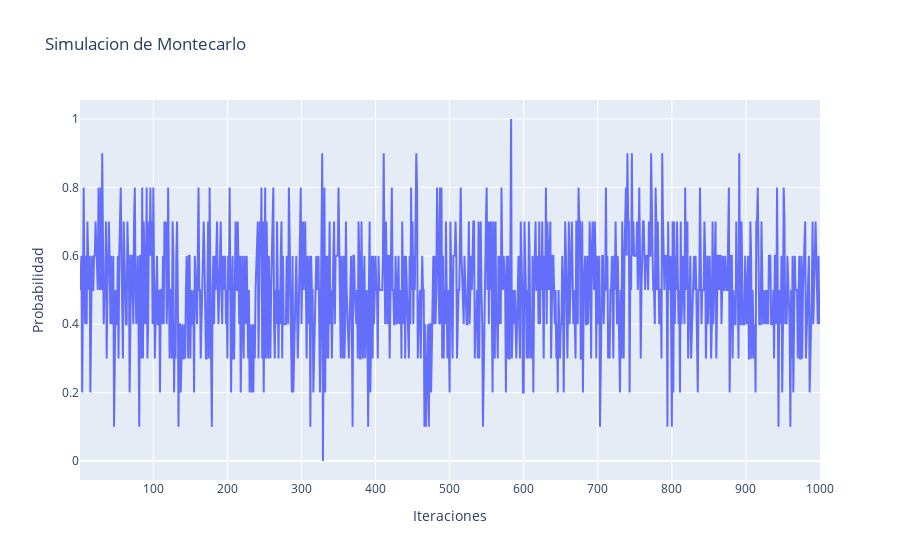

The code cell stored with this chart in its notebook:
### Markdown cell above
Como podemos apreciar, la probabilidad varia aunque regularmente esta alrededor de 0.5 (debido a las monedas justas)

### Code cell
# SIMULACION DE MONTECARLO
# Este graficoc es para ver la distribucion de la probabilidad conforme a la iteracion
# Es un grafico de dinamico
fig = px.line(x=iterations, y=prob, title='Simulacion de Montecarlo', labels={'x':'Iteraciones', 'y':'Probabilidad'})
fig.show()

### Figure 1 — Plotly figure (JSON) as saved in the notebook; plotly's stock layout.template omitted (floating-point values rounded to 4 significant figures; data arrays with more than 128 entries replaced by an {"elided": "..."} marker saying what was removed)
{"data": [{"hovertemplate": "Iteraciones=%{x}<br>Probabilidad=%{y}<extra></extra>", "legendgroup": "", "line": {"color": "#636efa", "dash": "solid"}, "marker": {"symbol": "circle"}, "mode": "lines", "name": "", "orientation": "v", "showlegend": false, "type": "scatter", "x": {"elided": "1000 int values"}, "xaxis": "x", "y": {"elided": "1000 float values"}, "yaxis": "y"}], "layout": {"legend": {"tracegroupgap": 0}, "title": {"text": "Simulacion de Montecarlo"}, "xaxis": {"anchor": "y", "domain": [0, 1], "title": {"text": "Iteraciones"}}, "yaxis": {"anchor": "x", "domain": [0, 1], "title": {"text": "Probabilidad"}}}}
